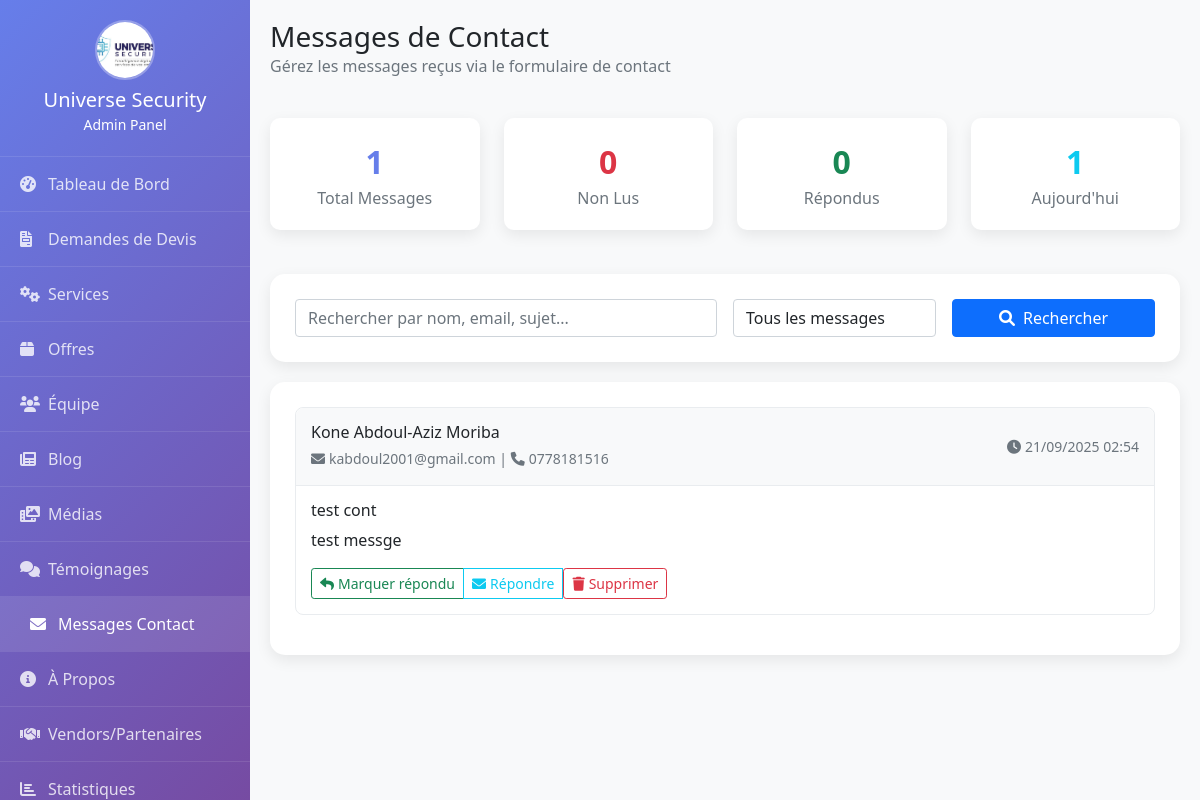
Page /admin/contact_messages.php (signed in) on the committed database.
### tables this page shows
CREATE TABLE `contact_messages` (
  `id` int(11) NOT NULL,
  `name` varchar(100) NOT NULL,
  `email` varchar(150) NOT NULL,
  `subject` varchar(200) NOT NULL,
  `message` text NOT NULL,
  `phone` varchar(20) DEFAULT NULL,
  `company` varchar(100) DEFAULT NULL,
  `is_read` tinyint(1) DEFAULT 0,
  `is_replied` tinyint(1) DEFAULT 0,
  `admin_notes` text DEFAULT NULL,
  `created_at` timestamp NOT NULL DEFAULT current_timestamp(),
  `updated_at` timestamp NOT NULL DEFAULT current_timestamp() ON UPDATE current_timestamp()
);

### admin/classes/ContactManager.php (called while the page is built, shortened)
<?php
class ContactManager {
    private $conn;
    public function __construct($database = null) {
        if ($database) {
            $this->conn = $database;
        }
    }
    public function getAllMessages($limit = null, $offset = 0) {
        try {
            $query = "SELECT * FROM contact_messages ORDER BY created_at DESC";
            if ($limit) {
                $query .= " LIMIT :limit OFFSET :offset";
            }
            $stmt = $this->conn->prepare($query);
            if ($limit) {
                $stmt->bindValue(':limit', $limit, PDO::PARAM_INT);
                $stmt->bindValue(':offset', $offset, PDO::PARAM_INT);
            }
            $stmt->execute();
            return $stmt->fetchAll();
        } catch(Exception $e) {
            error_log("Erreur récupération messages: " . $e->getMessage());
            return [];
        }
    }
    public function getMessageStats() {
        try {
            $stats = [];
            $query = "SELECT COUNT(*) as total FROM contact_messages";
            $stmt = $this->conn->prepare($query);
            $stmt->execute();
            $stats['total'] = $stmt->fetch()['total'];
            $query = "SELECT COUNT(*) as unread FROM contact_messages WHERE is_read = 0";
            $stmt = $this->conn->prepare($query);
            $stmt->execute();
            $stats['unread'] = $stmt->fetch()['unread'];
            $query = "SELECT COUNT(*) as replied FROM contact_messages WHERE is_replied = 1";
            $stmt = $this->conn->prepare($query);
            $stmt->execute();
            $stats['replied'] = $stmt->fetch()['replied'];
            $query = "SELECT COUNT(*) as today FROM contact_messages WHERE DATE(created_at) = CURDATE()";
            $stmt = $this->conn->prepare($query);
            $stmt->execute();
            $stats['today'] = $stmt->fetch()['today'];
            return $stats;
        } catch(Exception $e) {
            error_log("Erreur statistiques messages: " . $e->getMessage());
            return [
                'total' => 0,
                'unread' => 0,
                'replied' => 0,
                'today' => 0
            ];
        }
    }
}
?>

### admin/contact_messages.php (the view, shortened to what this page needs)
<?php
require_once 'classes/ContactManager.php';
$database = new Database();
$conn = $database->getConnection();
$contactManager = new ContactManager($conn);
$search = $_GET['search'] ?? '';
$filter = $_GET['filter'] ?? 'all';
$page = max(1, intval($_GET['page'] ?? 1));
$limit = 10;
$offset = ($page - 1) * $limit;
if (!empty($search)) {
    $messages = $contactManager->searchMessages($search, $filter);
    $total_messages = count($messages);
    $messages = array_slice($messages, $offset, $limit);
} else {
    $messages = $contactManager->getAllMessages($limit, $offset);
}
$stats = $contactManager->getMessageStats();
?>
<!DOCTYPE html>
<html lang="fr">
<head>
    <link href="https://cdn.jsdelivr.net/npm/bootstrap@5.1.3/dist/css/bootstrap.min.css" rel="stylesheet">
    <link href="https://cdnjs.cloudflare.com/ajax/libs/font-awesome/6.0.0/css/all.min.css" rel="stylesheet">
</head>
<body>
    <?php
    include 'includes/admin_navbar.php';
    ?>
    <div class="main-content">
        <div class="d-flex justify-content-between align-items-center mb-4">
            <div>
                <h1 class="h3 mb-0">Messages de Contact</h1>
                <p class="text-muted">Gérez les messages reçus via le formulaire de contact</p>
            </div>
        </div>
        <div class="row mb-4">
            <div class="col-lg-3 col-md-6">
                <div class="stats-card">
                    <div class="stats-number"><?php echo $stats['total']; ?></div>
                    <div class="text-muted">Total Messages</div>
                </div>
            </div>
            <div class="col-lg-3 col-md-6">
                <div class="stats-card">
                    <div class="stats-number text-danger"><?php echo $stats['unread']; ?></div>
                    <div class="text-muted">Non Lus</div>
                </div>
            </div>
            <div class="col-lg-3 col-md-6">
                <div class="stats-card">
                    <div class="stats-number text-success"><?php echo $stats['replied']; ?></div>
                    <div class="text-muted">Répondus</div>
                </div>
            </div>
            <div class="col-lg-3 col-md-6">
                <div class="stats-card">
                    <div class="stats-number text-info"><?php echo $stats['today']; ?></div>
                    <div class="text-muted">Aujourd'hui</div>
                </div>
            </div>
        </div>
        <div class="content-card">
            <form method="GET" class="row g-3">
                <div class="col-md-6">
                    <input type="text" class="form-control" name="search" placeholder="Rechercher par nom, email, sujet..." value="<?php echo htmlspecialchars($search); ?>">
                </div>
                <div class="col-md-3">
                    <select class="form-control" name="filter">
                        <option value="all" <?php echo $filter === 'all' ? 'selected' : ''; ?>>Tous les messages</option>
                    </select>
                </div>
                <div class="col-md-3">
                    <button type="submit" class="btn btn-primary w-100">
                        <i class="fas fa-search me-2"></i>Rechercher
                    </button>
                </div>
            </form>
        </div>
        <div class="content-card">
            <?php if(empty($messages)): ?>
                <div class="text-center py-5">
                    <i class="fas fa-inbox fa-4x text-muted mb-3"></i>
                    <h5 class="text-muted">Aucun message trouvé</h5>
                    <p class="text-muted">Les messages de contact apparaîtront ici.</p>
                </div>
            <?php else: ?>
                <?php foreach($messages as $msg): ?>
                    <div class="message-card <?php echo !$msg['is_read'] ? 'message-unread' : ($msg['is_replied'] ? 'message-replied' : ''); ?>">
                        <div class="message-header">
                            <div class="row align-items-center">
                                <div class="col-md-8">
                                    <h6 class="mb-1">
                                        <?php echo htmlspecialchars($msg['name']); ?>
                                    </h6>
                                    <small class="text-muted">
                                        <i class="fas fa-envelope me-1"></i><?php echo htmlspecialchars($msg['email']); ?>
                                        <?php if($msg['phone']): ?>
                                            | <i class="fas fa-phone me-1"></i><?php echo htmlspecialchars($msg['phone']); ?>
                                        <?php endif; ?>
                                    </small>
                                </div>
                                <div class="col-md-4 text-end">
                                    <small class="text-muted">
                                        <i class="fas fa-clock me-1"></i><?php echo date('d/m/Y H:i', strtotime($msg['created_at'])); ?>
                                    </small>
                                </div>
                            </div>
                        </div>
                        <div class="message-body">
                            <h6><?php echo htmlspecialchars($msg['subject']); ?></h6>
                            <p class="mb-3"><?php echo nl2br(htmlspecialchars($msg['message'])); ?></p>
                            <div class="btn-group" role="group">
                                <?php if(!$msg['is_replied']): ?>
                                    <button type="button" class="btn btn-sm btn-outline-success" data-bs-toggle="modal" data-bs-target="#replyModal<?php echo $msg['id']; ?>">
                                        <i class="fas fa-reply me-1"></i>Marquer répondu
                                    </button>
                                <?php endif; ?>
                                <a href="mailto:<?php echo htmlspecialchars($msg['email']); ?>?subject=Re: <?php echo urlencode($msg['subject']); ?>" class="btn btn-sm btn-outline-info">
                                    <i class="fas fa-envelope me-1"></i>Répondre
                                </a>
                                <form method="POST" class="d-inline" onsubmit="return confirm('Êtes-vous sûr de vouloir supprimer ce message ?')">
                                    <button type="submit" name="delete_message" class="btn btn-sm btn-outline-danger">
                                        <i class="fas fa-trash me-1"></i>Supprimer
                                    </button>
                                </form>
                            </div>
                        </div>
                    </div>
                <?php endforeach; ?>
            <?php endif; ?>
        </div>
    </div>
</body>
</html>

### admin/contact_messages.php (style rules this page uses)
:root { --primary-color: #667eea; --secondary-color: #764ba2; --sidebar-width: 250px; }
body { font-family: 'Segoe UI', Tahoma, Geneva, Verdana, sans-serif; background-color: #f8f9fa; }
.main-content { margin-left: var(--sidebar-width); padding: 20px; transition: all 0.3s ease; }
.content-card { background: white; border-radius: 15px; padding: 25px; box-shadow: 0 5px 15px rgba(0,0,0,0.08); margin-bottom: 20px; }
.stats-card { background: white; border-radius: 10px; padding: 20px; box-shadow: 0 5px 15px rgba(0,0,0,0.08); text-align: center; margin-bottom: 20px; }
.stats-number { font-size: 2rem; font-weight: bold; color: var(--primary-color); }
.message-card { border: 1px solid #e9ecef; border-radius: 8px; margin-bottom: 15px; transition: all 0.3s ease; }
.message-header { background: #f8f9fa; padding: 15px; border-bottom: 1px solid #e9ecef; border-radius: 8px 8px 0 0; }
.message-body { padding: 15px; }

### rows in the picture
contact_messages: is_replied "0", name "Kone Abdoul-Aziz Moriba", email "kabdoul2001@gmail.com", phone "0778181516", created_at "21/09/2025 02:54", subject "test cont", message "test messge"

### other values in the picture
$stats['total'] "1"
$stats['today'] "1"
